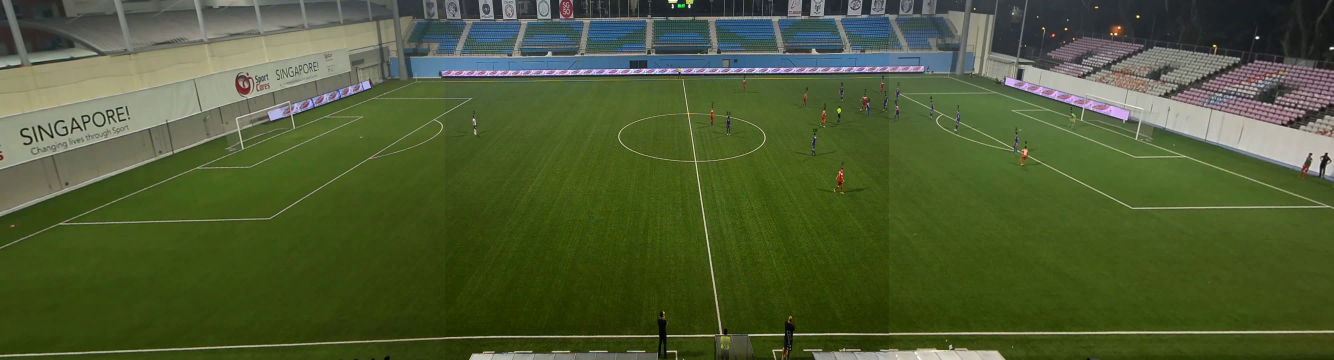
#> input picture frame1playernumber.jpg, 4000 x 1080 px, given in place of Soccer-mid.jpg, which was not available (shown at 1/3 size)
$ python 'Extract M for mid-left.py'   (Python 2 division)   (older library calls are emulated)
#> lines starting #> are read from the running program, lines starting #| are printed output that depends on the picture; pictures that were not available may be replaced by others from this repository, and a replacement may not be noted
# -*- coding: utf-8 -*-
"""
Spyder Editor

This is a temporary script file.
"""

import numpy as np
import cv2

MIN_MATCH_COUNT = 10
img1 = cv2.imread('Soccer-mid.jpg',0)          # queryImage
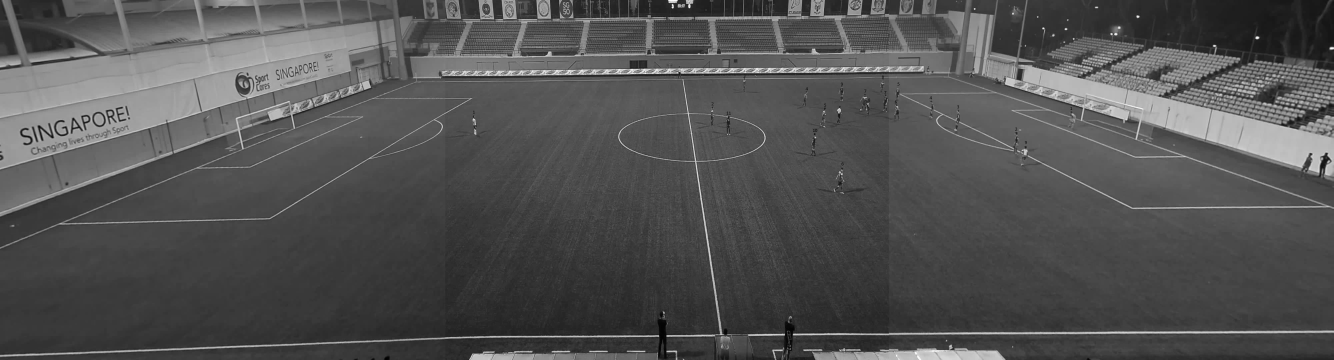
#> img1: shape (1080, 4000) (shown at 1/3 size); min 0, max 255, mean 82.6
img2 = cv2.imread('Soccer-right.jpg',0) # trainImage
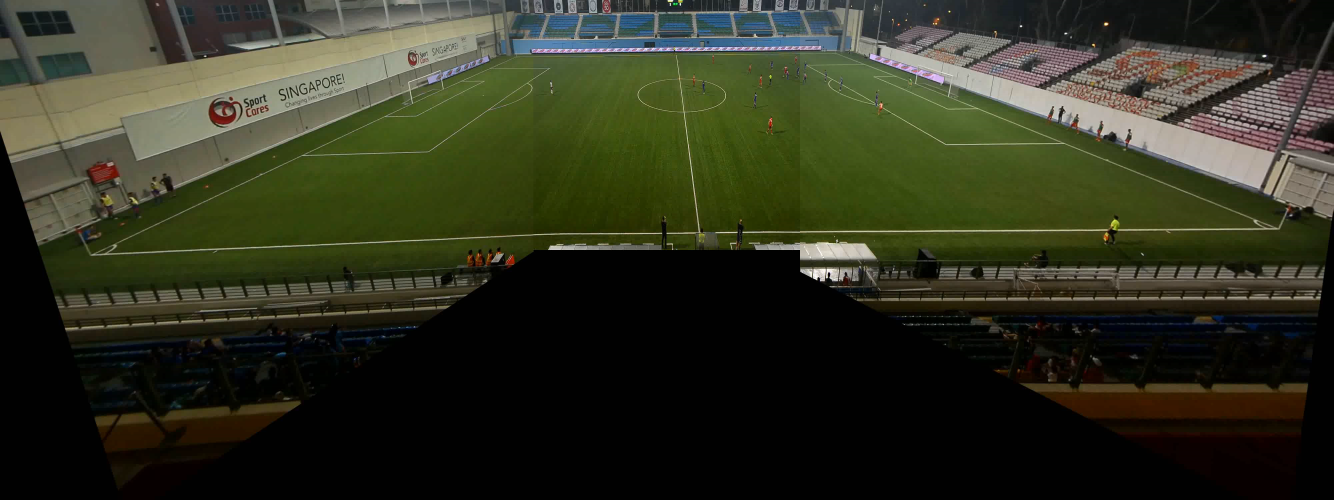
#> input picture FIRST_FRAME.png, 4000 x 1500 px, given in place of Soccer-right.jpg, which was not available (shown at 1/3 size)
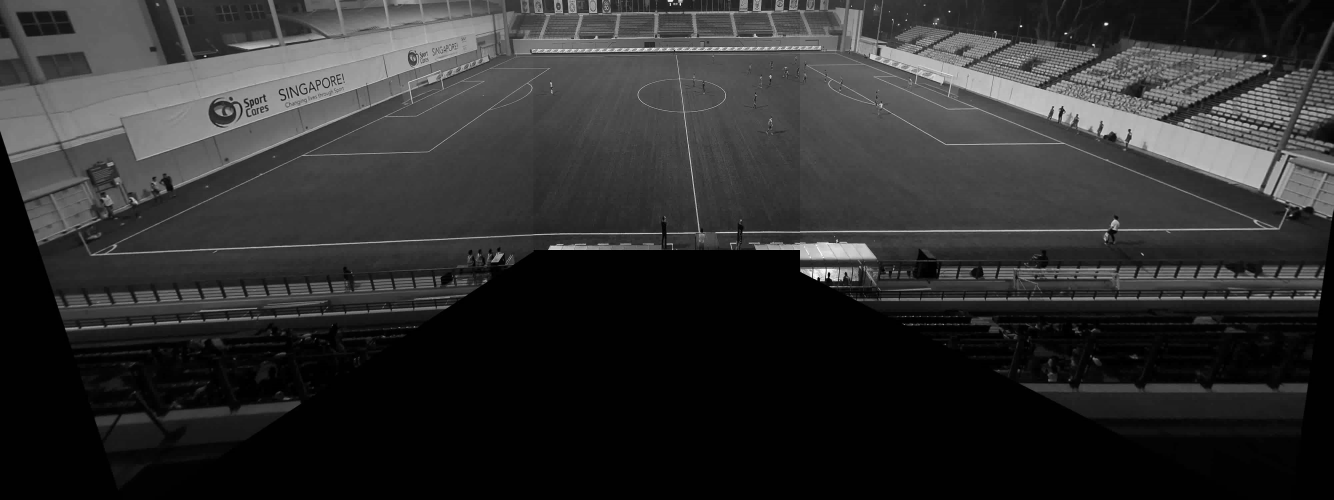
#> img2: shape (1500, 4000) (shown at 1/3 size); min 0, max 255, mean 47.1
cap = cv2.VideoCapture('football_left.mp4')
cap1 = cv2.VideoCapture('football_mid.mp4')
# Initiate SURF detector
sift=cv2.SIFT()
count=0

while(cap.isOpened() and cap1.isOpened() and count<500):
    ret, frame = cap.read()
#> frame is the input picture: shape (1080, 4000, 3); mean B, G, R 51.5, 91.2, 77.6
    ret1,frame1=cap1.read()
    count+=1

count=0

while(cap.isOpened() and cap1.isOpened()):
    ret, frame = cap.read()
    ret1,frame1=cap1.read()
    image1=frame
    image2=frame1
    img1 = cv2.cvtColor(frame, cv2.COLOR_BGR2GRAY)
    img2 = cv2.cvtColor(frame1, cv2.COLOR_BGR2GRAY)

    img1 = cv2.flip(img1,1)
    img2 = cv2.flip(img2,1)
    image1 = cv2.flip(image1,1)
    image2 = cv2.flip(image2,1)
    # find the keypoints and descriptors with SURF
    kp1, des1 = sift.detectAndCompute(img1,None)
    kp2, des2 = sift.detectAndCompute(img2,None)

    FLANN_INDEX_KDTREE = 0
    index_params = dict(algorithm = FLANN_INDEX_KDTREE, trees = 5)
    search_params = dict(checks = 50)

    flann = cv2.FlannBasedMatcher(index_params, search_params)

    matches = flann.knnMatch(des1,des2,k=2)

    # store all the good matches as per Lowe's ratio test.
    good = []
    for m,n in matches:
        if m.distance < 0.7*n.distance:
            good.append(m)

    if len(good)>MIN_MATCH_COUNT:
        src_pts = np.float32([ kp1[m.queryIdx].pt for m in good ]).reshape(-1,1,2)
        dst_pts = np.float32([ kp2[m.trainIdx].pt for m in good ]).reshape(-1,1,2)

        M, mask = cv2.findHomography(src_pts, dst_pts, cv2.RANSAC,5.0)
        matchesMask = mask.ravel().tolist()

        h,w = img1.shape
        pts = np.float32([ [0,0],[0,h-1],[w-1,h-1],[w-1,0] ]).reshape(-1,1,2)
        dst = cv2.perspectiveTransform(pts,M)

        img2 = cv2.polylines(img2,[np.int32(dst)],True,255,3, cv2.CV_AA)
        out=cv2.warpPerspective(image1,M,(image1.shape[1]+image2.shape[1],image1.shape[0]))
        mat=np.zeros([1080,1920,3])
        mat=np.concatenate((image2,mat),axis=1)
        out=out+mat
        # [6 lines of commented-out code are left out]

        count+=1
        out = cv2.flip(out,1)
        cv2.imwrite("29.jpg",out)
        print count

    else:
        print "Not enough matches are found", len(good),"   ",MIN_MATCH_COUNT
        matchesMask = None

    draw_params = dict(matchColor = (0,255,0), # draw matches in green color
                   singlePointColor = None,
                   matchesMask = matchesMask, # draw only inliers
                   flags = 2)

    #img3 = cv2.drawMatches(img1,kp1,img2,kp2,good,None,**draw_params)
    #cv2.namedWindow('Video', cv2.WINDOW_OPENGL)
    #cv2.imshow('Video',img3)
    if cv2.waitKey(1) & 0xFF == 27 or count>=6:
        break

cap.release()
cap1.release()
cv2.destroyAllWindows()
#plt.imshow(img3, 'gray'),plt.show()
#cv2.imwrite("25.jpg",img3)
